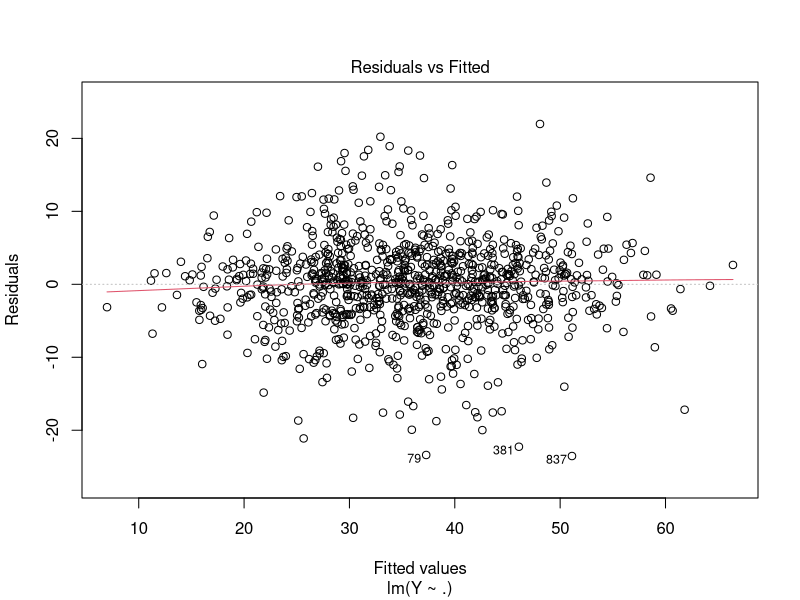
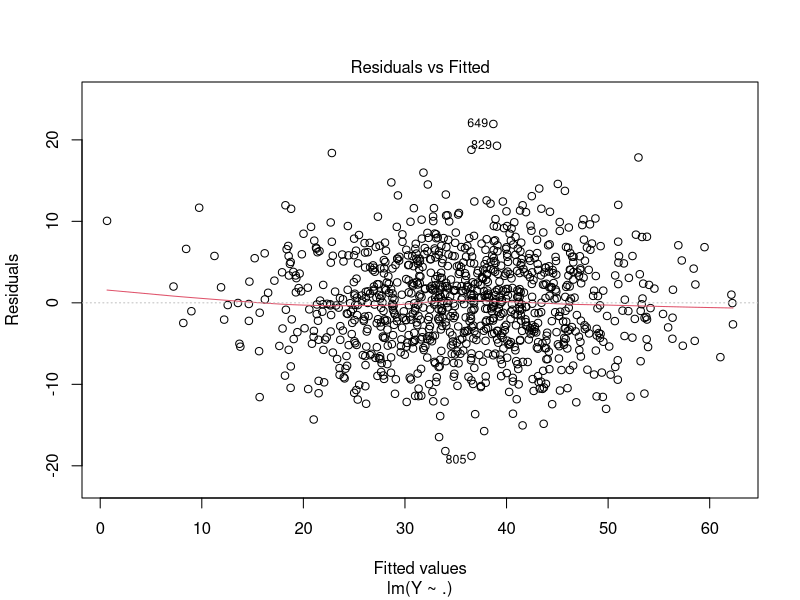

Write the R code that produced these figures, in order.
rm(list=ls())
library(mvtnorm)
library(lmtest)
library(ggplot2)
set.seed(79)

beta = c(1, 2, 3)
n = 1000
sigma = runif(n, min = 1, max = 10)

X = rmvnorm(n, mean = c(5, 2, 9), sigma = diag(c(4, 6, 7)))
e = rnorm(n, mean = 0, sd = sigma)
Y = X %*% beta + e
data = data.frame(Y, X)
data
model = lm(Y ~ ., data = data)
summary(model)

plot(model, which = 1)
# Perform Breusch-Pagan test
bptest(model)

sigma = sqrt(0.5+X %*% beta)
X = rmvnorm(n, mean = c(5, 2, 9), sigma = diag(c(4, 6, 7)))
e = rnorm(n, mean = 0, sd = sigma)
Y = X %*% beta + e
data = data.frame(Y, X)
data
model = lm(Y ~ ., data = data)
summary(model)

plot(model, which = 1)
# Perform Breusch-Pagan test
bptest(model)
